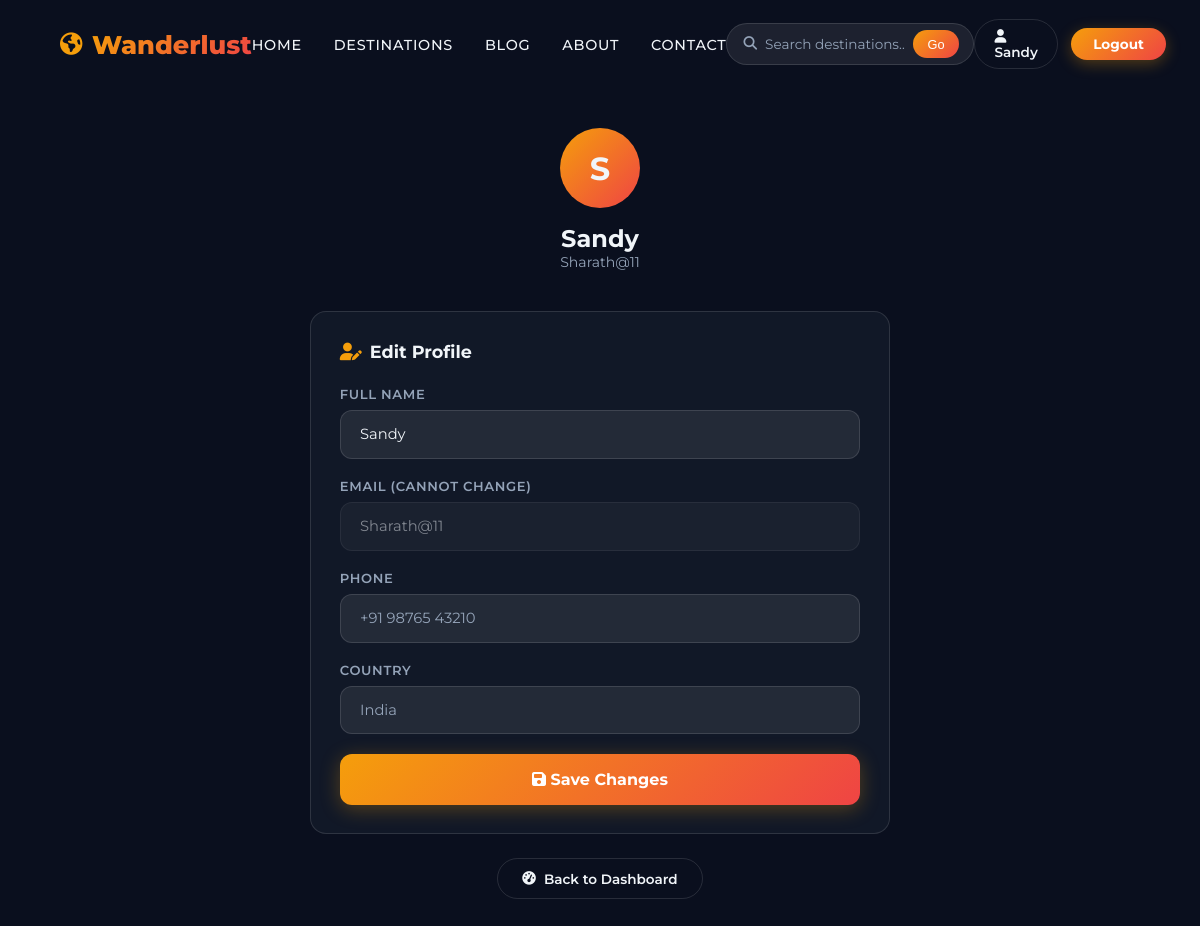
Screenshot of /profile (signed in) with the database file from the repository.
### tables this page shows
CREATE TABLE users (
    id INTEGER PRIMARY KEY AUTOINCREMENT,
    name TEXT NOT NULL,
    email TEXT NOT NULL UNIQUE,
    password TEXT NOT NULL,
    role TEXT NOT NULL DEFAULT 'user' CHECK (role IN ('user','admin')),
    phone TEXT,
    country TEXT,
    avatar TEXT DEFAULT 'default.jpg',
    created_at DATETIME DEFAULT CURRENT_TIMESTAMP
);

### app.py (the view, shortened to what this page needs)
@app.route('/profile', methods=['GET','POST'])
@login_required
def profile():
    db = get_db()
    user = dict(db.execute('SELECT * FROM users WHERE id=?', (session['user_id'],)).fetchone())
    return render_template('profile.html', user=user)

### app.py (called while the page is built)
def get_db():
    if 'db' not in g:
        g.db = sqlite3.connect(DB_PATH)
        g.db.row_factory = sqlite3.Row
    return g.db

@app.teardown_appcontext
def teardown_db(exc):
    db = g.pop('db', None)
    if db: db.close()

def login_required(f):
    @wraps(f)
    def w(*a, **kw):
        if 'user_id' not in session:
            flash('Please log in to continue.', 'warning')
            return redirect(url_for('login'))
        return f(*a, **kw)
    return w

@app.context_processor
def inject_globals():
    db = get_db()
    wishlist_ids = []
    if 'user_id' in session:
        rows = db.execute('SELECT package_id FROM wishlist WHERE user_id=?', (session['user_id'],)).fetchall()
        wishlist_ids = [r['package_id'] for r in rows]
    return {'now_date': date.today().isoformat(), 'wishlist_ids': wishlist_ids}

### templates/profile.html (shortened to what this page needs)
<!DOCTYPE html>
<html lang="en">
<head>
  <link rel="stylesheet" href="https://cdnjs.cloudflare.com/ajax/libs/font-awesome/6.5.0/css/all.min.css"/>
  <link rel="stylesheet" href="{{ url_for('static', filename='style.css') }}"/>
</head>
<body>
  {% include 'navbar.html' %}
  <div style="padding-top:5rem;"></div>
  <div style="max-width:700px;margin:0 auto;padding:3rem 5%;">
    <div style="text-align:center;margin-bottom:2.5rem;">
      <div style="width:80px;height:80px;border-radius:50%;background:var(--gradient);display:flex;align-items:center;justify-content:center;font-size:2rem;font-weight:700;margin:0 auto 1rem;">{{ user.name[0].upper() }}</div>
      <h2 style="font-size:1.5rem;font-weight:700;">{{ user.name }}</h2>
      <p style="color:var(--text-muted);font-size:.88rem;">{{ user.email }}</p>
    </div>
    <div class="section-card fade-in">
      <h3 style="margin-bottom:1.5rem;"><i class="fas fa-user-edit" style="color:var(--accent);margin-right:.5rem;"></i>Edit Profile</h3>
      <form method="POST" action="{{ url_for('profile') }}">
        <div class="form-group"><label>Full Name</label><input type="text" name="name" value="{{ user.name }}" required/></div>
        <div class="form-group"><label>Email (cannot change)</label><input type="email" value="{{ user.email }}" disabled style="opacity:.5;"/></div>
        <div class="form-group"><label>Phone</label><input type="text" name="phone" value="{{ user.phone or '' }}" placeholder="+91 98765 43210"/></div>
        <div class="form-group"><label>Country</label><input type="text" name="country" value="{{ user.country or '' }}" placeholder="India"/></div>
        <button class="btn-full" type="submit"><i class="fas fa-save"></i> Save Changes</button>
      </form>
    </div>
    <div style="text-align:center;margin-top:1.5rem;">
      <a href="{{ url_for('dashboard') }}" class="btn-outline" style="padding:.7rem 1.5rem;display:inline-flex;align-items:center;gap:.5rem;"><i class="fas fa-tachometer-alt"></i> Back to Dashboard</a>
    </div>
  </div>
</body>
</html>

### templates/navbar.html (shortened to what this page needs)
<nav>
  <a class="nav-logo" href="{{ url_for('index') }}">
    <i class="fas fa-globe-americas"></i><span>Wanderlust</span>
  </a>
  <ul class="nav-links">
    <li><a href="{{ url_for('index') }}">Home</a></li>
    <li><a href="{{ url_for('packages') }}">Destinations</a></li>
    <li><a href="{{ url_for('blog') }}">Blog</a></li>
    <li><a href="{{ url_for('about') }}">About</a></li>
    <li><a href="{{ url_for('contact') }}">Contact</a></li>
  </ul>
  <form class="search-bar" action="{{ url_for('search') }}" method="GET">
    <i class="fas fa-search" style="color:var(--text-muted);font-size:0.85rem;"></i>
    <input type="text" name="q" placeholder="Search destinations…" id="nav-search" autocomplete="off"/>
    <button type="submit">Go</button>
  </form>
  <div class="nav-auth">
    {% if session.get('user_id') %}
      <a href="{{ url_for('dashboard') }}" class="btn-outline">
        <i class="fas fa-user"></i> {{ session.get('name','Account') }}
      </a>
      <a href="{{ url_for('logout') }}" class="btn-primary">Logout</a>
    {% else %}
      <a href="{{ url_for('login') }}" class="btn-outline">Login</a>
      <a href="{{ url_for('register') }}" class="btn-primary">Get Started</a>
    {% endif %}
  </div>
</nav>

### static/style.css (style rules this page uses)
:root { --primary: #0a0f1e; --secondary: #111827; --accent: #f59e0b; --accent2: #06b6d4; --text: #f1f5f9; --text-muted: #94a3b8; --card-bg: rgba(255,255,255,0.05); --glass: rgba(255,255,255,0.08); --border: rgba(255,255,255,0.12); --radius: 16px; --shadow: 0 25px 60px rgba(0,0,0,0.4); --gradient: linear-gradient(135deg, #f59e0b, #ef4444); }
* { margin:0; padding:0; box-sizing:border-box; }
html { scroll-behavior:smooth; }
body { font-family:'Montserrat',sans-serif; background:var(--primary); color:var(--text); overflow-x:hidden; }
nav { position:fixed; top:0; width:100%; z-index:1000; display:flex; align-items:center; justify-content:space-between; padding:1.2rem 5%; transition:all 0.4s ease; }
.nav-logo { display:flex; align-items:center; gap:0.6rem; text-decoration:none; }
.nav-logo span { font-size:1.6rem; font-weight:800; background:var(--gradient); -webkit-background-clip:text; -webkit-text-fill-color:transparent; }
.nav-logo i { color:var(--accent); font-size:1.4rem; }
.nav-links { display:flex; gap:2rem; list-style:none; }
.nav-links a { color:var(--text); text-decoration:none; font-weight:500; font-size:0.9rem; letter-spacing:0.05em; text-transform:uppercase; position:relative; transition:color 0.3s; }
.nav-links a::after { content:''; position:absolute; bottom:-4px; left:0; width:0; height:2px; background:var(--gradient); transition:width 0.3s; }
.nav-auth { display:flex; gap:0.8rem; align-items:center; }
.btn-outline { padding:0.5rem 1.2rem; border:1px solid var(--border); color:var(--text); border-radius:50px; font-size:0.85rem; font-weight:600; text-decoration:none; transition:all 0.3s; background:transparent; cursor:pointer; font-family:inherit; }
.btn-primary { padding:0.5rem 1.4rem; background:var(--gradient); color:#fff; border:none; border-radius:50px; font-size:0.85rem; font-weight:700; text-decoration:none; cursor:pointer; font-family:inherit; transition:all 0.3s; box-shadow:0 4px 15px rgba(245,158,11,0.3); }
.form-group { margin-bottom:1.2rem; }
.form-group label { display:block; font-size:0.82rem; font-weight:600; margin-bottom:0.5rem; color:var(--text-muted); text-transform:uppercase; letter-spacing:0.05em; }
.form-group input, .form-group select, .form-group textarea { width:100%; padding:0.9rem 1.2rem; background:var(--glass); border:1px solid var(--border); border-radius:12px; color:var(--text); font-family:inherit; font-size:0.92rem; outline:none; transition:border-color 0.3s; }
.form-group input::placeholder, .form-group textarea::placeholder { color:var(--text-muted); }
.btn-full { width:100%; padding:1rem; background:var(--gradient); border:none; border-radius:12px; color:#fff; font-size:1rem; font-weight:700; cursor:pointer; font-family:inherit; transition:all 0.3s; box-shadow:0 4px 20px rgba(245,158,11,0.3); }
.section-card { background:var(--secondary); border:1px solid var(--border); border-radius:var(--radius); padding:1.8rem; margin-bottom:1.5rem; }
.section-card h3 { font-size:1.1rem; font-weight:700; margin-bottom:1.5rem; }
.fade-in { opacity:0; transform:translateY(30px); transition:all 0.7s ease; }
.fade-in.visible { opacity:1; transform:translateY(0); }
.search-bar { display:flex; align-items:center; background:var(--glass); border:1px solid var(--border); border-radius:50px; padding:0.4rem 0.4rem 0.4rem 1rem; gap:0.5rem; }
.search-bar input { background:none; border:none; color:var(--text); font-size:0.85rem; outline:none; font-family:inherit; width:140px; }
.search-bar input::placeholder { color:var(--text-muted); }
.search-bar button { padding:0.4rem 0.9rem; background:var(--gradient); border:none; border-radius:50px; color:#fff; font-size:0.8rem; cursor:pointer; }

### rows the page displays
users: get "Sandy", name "S", name "Sandy", email "Sharath@11"
